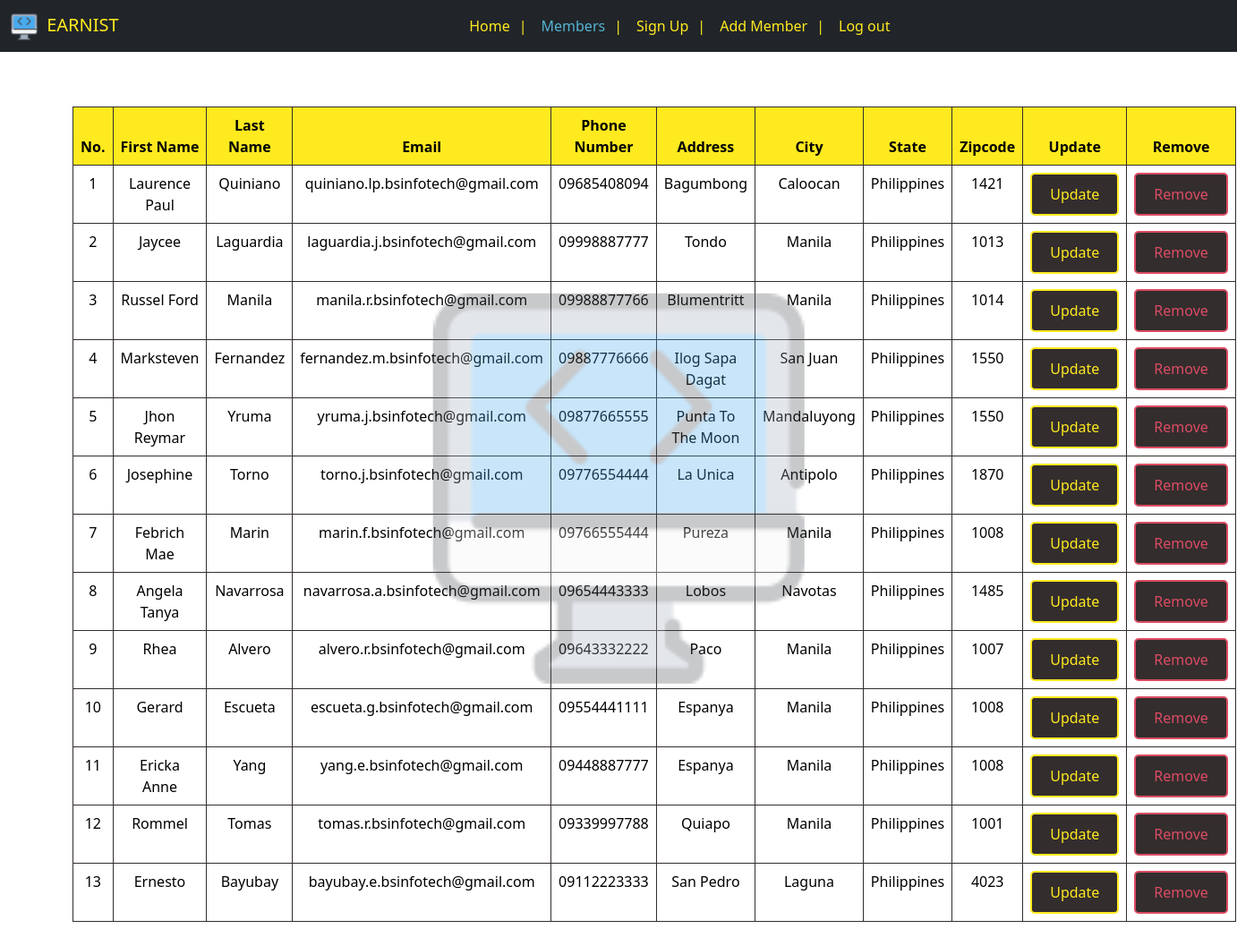
Screenshot of /members/ (signed in) with the database file from the repository.
### earnist/models.py (models this page shows, shortened)
class Record(models.Model):
    created_at = models.DateTimeField(auto_now_add=True)
    first_name = models.CharField(max_length=50)
    last_name = models.CharField(max_length=50)
    email = models.CharField(max_length=100)
    phone = models.CharField(max_length=15)
    address = models.CharField(max_length=100)
    city = models.CharField(max_length=50)
    state = models.CharField(max_length=50)
    zipcode = models.CharField(max_length=20)

### earnist/views.py (the view)
# urls.py: path('members/', views.members, name='members'),
def members(request):
    records = Record.objects.all()
    return  render(request, 'members.html', {'members':records})

### earnist/templates/members.html (shortened to what this page needs)
{% extends 'home2.html' %}
{% load static %}
{% block content %}
{% if user.is_authenticated %}
<img class="bg-image" src="{% static '/img/coderist-logo.png' %}" alt="Logo">
<div class="container">
    <table class="table">
        <thead>
            <tr>
                <th>No.</th>
                <th>First Name</th>
                <th>Last Name</th>
                <th>Email</th>
                <th>Phone Number</th>
                <th>Address</th>
                <th>City</th>
                <th>State</th>
                <th>Zipcode</th>
                <th>Update</th>
                <th>Remove</th>
            </tr>
        </thead>
        <tbody>
            {% if members %}
                {% for record in members %}
                    <tr>
                        <td>{{ record.id }}</td>
                        <td>{{ record.first_name }}</td>
                        <td>{{ record.last_name }}</td>
                        <td>{{ record.email }}</td>
                        <td>{{ record.phone }}</td>
                        <td>{{ record.address }}</td>
                        <td>{{ record.city }}</td>
                        <td>{{ record.state }}</td>
                        <td>{{ record.zipcode }}</td>
                        <td>
                            <a href="{% url 'update_record' record.id  %}">
                                <button class="btn btn-info" style="background-color: #332D2D; color: #FFEA20; border: 2px solid #FFEA20; padding: 10px 20px; border-radius: 5px; cursor: pointer;">Update</button>
                            </a>
                        </td>
                        <td>
                            <button type="button" class="btn btn-warning" style="background-color: #332D2D; color: #DC4C64; border: 2px solid #DC4C64; padding: 10px 20px; border-radius: 5px; cursor: pointer;" data-bs-toggle="modal" data-bs-target="#exampleModal{{ record.id }}">
                                Remove
                            </button>
                        </td>
                    </tr>
                {% endfor %}
            {% endif %}
        </tbody>
    </table>
</div>
{% endif %}
{% endblock %}

### earnist/templates/members.html (style rules this page uses)
.container { max-width: 90%; margin: 0 auto; }
.table { border-collapse: collapse; width: 100%; margin-top: 5%; margin-bottom: 5%; }
.table th, .table td { border: 1px solid #332D2D; padding: 8px; text-align: center; }
.table th { background-color: #FFEA20; }
.bg-image { position: fixed; top: 50%; left: 50%; width: 30%; height: 40%; transform: translate(-50%, -50%); opacity: 0.3; z-index: 1; }

### rows the page displays
Record: id "1", first_name "Laurence Paul", last_name "Quiniano", email "quiniano.lp.bsinfotech@gmail.com", phone "09685408094", address "Bagumbong", city "Caloocan", state "Philippines", zipcode "1421"
Record: id "2", first_name "Jaycee", last_name "Laguardia", email "laguardia.j.bsinfotech@gmail.com", phone "09998887777", address "Tondo", city "Manila", state "Philippines", zipcode "1013"
Record: id "3", first_name "Russel Ford", last_name "Manila", email "manila.r.bsinfotech@gmail.com", phone "09988877766", address "Blumentritt", city "Manila", state "Philippines", zipcode "1014"
Record: id "4", first_name "Marksteven", last_name "Fernandez", email "fernandez.m.bsinfotech@gmail.com", phone "09887776666", address "Ilog Sapa Dagat", city "San Juan", state "Philippines", zipcode "1550"
Record: id "5", first_name "Jhon Reymar", last_name "Yruma", email "yruma.j.bsinfotech@gmail.com", phone "09877665555", address "Punta To The Moon", city "Mandaluyong", state "Philippines", zipcode "1550"
Record: id "6", first_name "Josephine", last_name "Torno", email "torno.j.bsinfotech@gmail.com", phone "09776554444", address "La Unica", city "Antipolo", state "Philippines", zipcode "1870"
Record: id "7", first_name "Febrich Mae", last_name "Marin", email "marin.f.bsinfotech@gmail.com", phone "09766555444", address "Pureza", city "Manila", state "Philippines", zipcode "1008"
Record: id "8", first_name "Angela Tanya", last_name "Navarrosa", email "navarrosa.a.bsinfotech@gmail.com", phone "09654443333", address "Lobos", city "Navotas", state "Philippines", zipcode "1485"
Record: id "9", first_name "Rhea", last_name "Alvero", email "alvero.r.bsinfotech@gmail.com", phone "09643332222", address "Paco", city "Manila", state "Philippines", zipcode "1007"
Record: id "10", first_name "Gerard", last_name "Escueta", email "escueta.g.bsinfotech@gmail.com", phone "09554441111", address "Espanya", city "Manila", state "Philippines", zipcode "1008"
Record: id "11", first_name "Ericka Anne", last_name "Yang", email "yang.e.bsinfotech@gmail.com", phone "09448887777", address "Espanya", city "Manila", state "Philippines", zipcode "1008"
Record: id "12", first_name "Rommel", last_name "Tomas", email "tomas.r.bsinfotech@gmail.com", phone "09339997788", address "Quiapo", city "Manila", state "Philippines", zipcode "1001"
Record: id "13", first_name "Ernesto", last_name "Bayubay", email "bayubay.e.bsinfotech@gmail.com", phone "09112223333", address "San Pedro", city "Laguna", state "Philippines", zipcode "4023"
